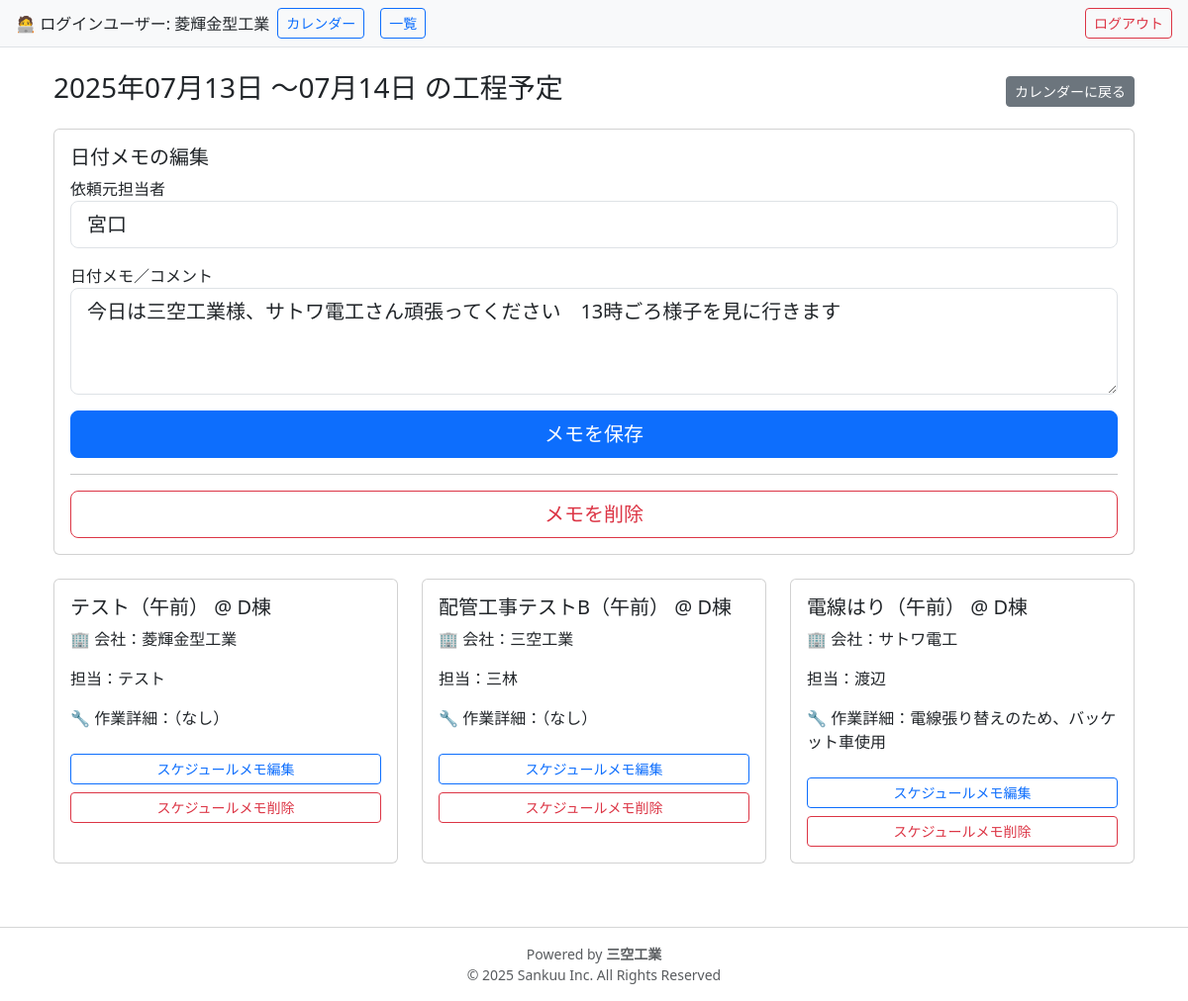
The app's page /schedules/date/2025-07-13 (signed in) with its own data.
### models.py (models this page shows)
class User(db.Model, UserMixin):
    __tablename__ = 'users'
    id = db.Column(db.Integer, primary_key=True)
    company_name = db.Column(db.String(100), nullable=False)
    email = db.Column(db.String(120), unique=True, nullable=False)
    password_hash = db.Column(db.String(128), nullable=False)
    role = db.Column(db.String(20), nullable=False)  # 'admin' or 'company'
    schedules = db.relationship('Schedule', backref='company', lazy=True)

class Schedule(db.Model):
    __tablename__ = 'schedules'
    id = db.Column(db.Integer, primary_key=True)
    site_name = db.Column(db.String(255), nullable=False)  # 開始日
    end_date = db.Column(db.Date, nullable=True)  # 終了日
    date = db.Column(db.Date, nullable=False)
    time_slot = db.Column(db.String(10), nullable=False)  # 午前／午後／夜
    task_name = db.Column(db.String(100), nullable=False)
    person_in_charge = db.Column(db.String(100))  # 担当者
    comment = db.Column(db.Text)
    company_id = db.Column(db.Integer, db.ForeignKey('users.id'), nullable=False)
    created_by = db.Column(db.Integer)  # ログインユーザーのID
    client_person = db.Column(db.String(100))   # 依頼元の担当者
    client_comment = db.Column(db.String(255))  # 依頼元からの伝言や要望など

class DateNote(db.Model):
    __tablename__ = 'date_notes'
    id             = db.Column(db.Integer, primary_key=True)
    date           = db.Column(db.Date, nullable=False, unique=True)
    client_person  = db.Column(db.String(255), nullable=True)
    client_comment = db.Column(db.Text,    nullable=True)
    created_by     = db.Column(db.Integer, db.ForeignKey('users.id'), nullable=False)

### routes.py (the view, shortened to what this page needs)
@bp.route('/schedules/date/<date_str>', methods=['GET','POST'])
@login_required
def schedule_by_date(date_str):
    selected_date = datetime.strptime(date_str, '%Y-%m-%d').date()
    schedules = (
        Schedule.query
        .filter(Schedule.date <= selected_date)
        .filter(or_(Schedule.end_date >= selected_date, Schedule.end_date.is_(None)))
        .all()
    )
    note = DateNote.query.filter_by(date=selected_date).first()
    max_end_date = (
        max((s.end_date or s.date) for s in schedules)
        if schedules else selected_date
    )
    delete_form = DeleteNoteForm()
    return render_template(
        'schedule/by_date.html',
        schedules     = schedules,
        selected_date = selected_date,
        date_note     = note,
        max_end_date  = max_end_date,
        delete_form   = delete_form   # ← ここでテンプレートに渡す
    )

### forms.py
class DeleteNoteForm(FlaskForm):
    pass

### app.py (called while the page is built)
@login_manager.user_loader
def load_user(user_id):
    return User.query.get(int(user_id))

### templates/schedule/by_date.html (shortened to what this page needs)
{% extends 'base.html' %}
{% block content %}
<div class="container-fluid mt-4">
  <div class="d-flex justify-content-between align-items-center mb-3">
    {% if max_end_date and max_end_date != selected_date %}
      <h3>
        {{ selected_date.strftime('%Y年%m月%d日') }}
        ～{{ max_end_date.strftime('%m月%d日') }}
        の工程予定
      </h3>
    {% else %}
      <h3>{{ selected_date.strftime('%Y年%m月%d日') }} の工程予定</h3>
    {% endif %}
    <a href="{{ url_for('main.schedule_calendar') }}"
       class="btn btn-secondary btn-sm">カレンダーに戻る</a>
  </div>
  {% if current_user.company_name == '菱輝金型工業' %}
  <div class="card mb-4">
    <div class="card-body">
      <h5>日付メモの編集</h5>
      <form method="POST">
        <div class="mb-3">
          <label for="date_client_person">依頼元担当者</label>
          <input
            id="date_client_person"
            type="text"
            name="client_person"
            class="form-control form-control-lg"
            value="{{ date_note.client_person if date_note else '' }}"
          >
        </div>
        <div class="mb-3">
          <label for="date_client_comment">日付メモ／コメント</label>
          <textarea
            id="date_client_comment"
            name="client_comment"
            class="form-control form-control-lg"
            rows="3"
          >{{ date_note.client_comment if date_note else '' }}</textarea>
        </div>
        <button type="submit" class="btn btn-primary btn-lg w-100">
          メモを保存
        </button>
      </form>
      {% if date_note %}
        <hr class="my-3">
        <form
          method="POST"
          action="{{ url_for('main.delete_client_comment', id=date_note.id) }}"
          onsubmit="return confirm('本当にこのメモを削除しますか？');"
        >
          <button type="submit" class="btn btn-outline-danger btn-lg w-100">
            メモを削除
          </button>
        </form>
      {% endif %}
    </div>
  </div>
{% endif %}
  <div class="row">
    {% for s in schedules %}
      <div class="col-12 col-sm-6 col-md-4 mb-3">
        <div class="card h-100">
          <div class="card-body">
            <h5>{{ s.task_name }}（{{ s.time_slot }}） @ {{ s.site_name }}</h5>
            <p>🏢 会社：{{ s.company.company_name }}</p>
            <p>担当：{{ s.person_in_charge }}</p>
            <p>🔧 作業詳細：{{ s.comment or '（なし）' }}</p>
            {% if current_user.company_name == '菱輝金型工業' %}
              <a href="{{ url_for('main.edit_client_comment', id=s.id) }}"
                 class="btn btn-sm btn-outline-primary mt-2 w-100">
                スケジュールメモ編集
              </a>
              <form method="POST"
                    action="{{ url_for('main.delete_client_comment', id=s.id) }}"
                    onsubmit="return confirm('本当に削除しますか？');"
                    class="mt-2">
                <button class="btn btn-sm btn-outline-danger w-100">
                  スケジュールメモ削除
                </button>
              </form>
            {% else %}
              <div class="mt-3">
                <p>📝 菱輝金型工業様コメント：{{ s.client_comment or '（なし）' }}</p>
                <p>👤 菱輝金型工業ご担当者：{{ s.client_person or '（未記入）' }}</p>
              </div>
            {% endif %}
          </div>
        </div>
      </div>
    {% else %}
      <p class="text-center w-100">予定は登録されていません。</p>
    {% endfor %}
  </div>
</div>
{% endblock %}

### templates/base.html (shortened to what this page needs)
<!DOCTYPE html>
<html lang="ja">
<head>
  <link
    href="https://cdn.jsdelivr.net/npm/bootstrap@5.3.1/dist/css/bootstrap.min.css"
    rel="stylesheet"
  />
  <link
    href="https://cdn.jsdelivr.net/npm/fullcalendar@6.1.8/main.min.css"
    rel="stylesheet"
  />
</head>
<body>
  {% if current_user.is_authenticated %}
    <div class="d-flex justify-content-between align-items-center px-3 py-2 bg-light border-bottom">
      <div class="d-flex align-items-center">
        🧑‍💻 ログインユーザー: {{ current_user.company_name }}
        <a href="{{ url_for('main.schedule_calendar') }}" class="btn btn-outline-primary btn-sm mx-2">カレンダー</a>
        <a href="{{ url_for('main.schedule_list') }}"     class="btn btn-outline-primary btn-sm mx-2">一覧</a>
      </div>
      <a href="{{ url_for('main.logout') }}" class="btn btn-outline-danger btn-sm">ログアウト</a>
    </div>
  {% endif %}
  <div class="container mt-3">
    {% block content %}{% endblock %}
  </div>
  <footer class="text-center mt-5 mb-3 text-muted small">
    <hr />
    <div>Powered by <strong>三空工業</strong></div>
    <div>© 2025 Sankuu Inc. All Rights Reserved</div>
  </footer>
</body>
</html>

### records on screen
User: company_name "菱輝金型工業"
Schedule: strftime "07月14日", task_name "配管工事テストB", time_slot "午前", site_name "D棟", company.company_name "三空工業", person_in_charge "三林", comment "（なし）"
DateNote: client_person "宮口", client_comment "今日は三空工業様、サトワ電工さん頑張ってください 13時ごろ様子を見に行きます"
Schedule: task_name "テスト", time_slot "午前", site_name "D棟", company.company_name "菱輝金型工業", person_in_charge "テスト", comment "（なし）"
Schedule: task_name "電線はり", time_slot "午前", site_name "D棟", company.company_name "サトワ電工", person_in_charge "渡辺", comment "電線張り替えのため、バッケット車使用"

### other values on screen
{{ selected_date.strftime('%Y年%m月%d日') }} "2025年07月13日"
